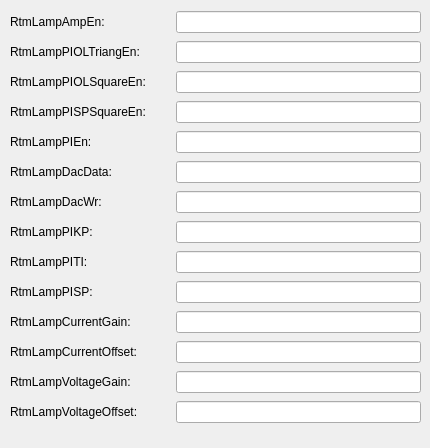
     <widget class="QWidget" name="tab_7">
      <attribute name="title">
       <string>CH4</string>
      </attribute>
      <widget class="QWidget" name="gridLayoutWidget_6">
       <property name="geometry">
        <rect>
         <x>10</x>
         <y>9</y>
         <width>411</width>
         <height>430</height>
        </rect>
       </property>
       <layout class="QGridLayout" name="gridLayout_6">
        <item row="27" column="0">
         <widget class="QLabel" name="label_238">
          <property name="text">
           <string>RtmLampVoltageOffset:</string>
          </property>
         </widget>
        </item>
        <item row="19" column="2">
         <widget class="PyDMLineEdit" name="PyDMLineEdit_49">
          <property name="toolTip">
           <string/>
          </property>
          <property name="channel" stdset="0">
           <string>XX-99SL01:DI-FOFBCtrl:RtmLampDacDataCH4-SP</string>
          </property>
         </widget>
        </item>
        <item row="18" column="1">
         <widget class="PyDMLabel" name="PyDMLabel_59">
          <property name="toolTip">
           <string/>
          </property>
          <property name="channel" stdset="0">
           <string>XX-99SL01:DI-FOFBCtrl:RtmLampPIEnCH4-RB</string>
          </property>
         </widget>
        </item>
        <item row="18" column="2">
         <widget class="PyDMLineEdit" name="PyDMLineEdit_50">
          <property name="toolTip">
           <string/>
          </property>
          <property name="channel" stdset="0">
           <string>XX-99SL01:DI-FOFBCtrl:RtmLampPIEnCH4-SP</string>
          </property>
         </widget>
        </item>
        <item row="21" column="1">
         <widget class="PyDMLabel" name="PyDMLabel_66">
          <property name="toolTip">
           <string/>
          </property>
          <property name="channel" stdset="0">
           <string>XX-99SL01:DI-FOFBCtrl:RtmLampPIKPCH4-RB</string>
          </property>
         </widget>
        </item>
        <item row="22" column="0">
         <widget class="QLabel" name="label_64">
          <property name="text">
           <string>RtmLampPITI:</string>
          </property>
         </widget>
        </item>
        <item row="25" column="0">
         <widget class="QLabel" name="label_239">
          <property name="text">
           <string>RtmLampCurrentOffset:</string>
          </property>
         </widget>
        </item>
        <item row="23" column="2">
         <widget class="PyDMLineEdit" name="PyDMLineEdit_51">
          <property name="toolTip">
           <string/>
          </property>
          <property name="channel" stdset="0">
           <string>XX-99SL01:DI-FOFBCtrl:RtmLampPISPCH4-SP</string>
          </property>
         </widget>
        </item>
        <item row="20" column="0">
         <widget class="QLabel" name="label_63">
          <property name="text">
           <string>RtmLampDacWr:</string>
          </property>
         </widget>
        </item>
        <item row="17" column="2">
         <widget class="PyDMLineEdit" name="PyDMLineEdit_53">
          <property name="toolTip">
           <string/>
          </property>
          <property name="channel" stdset="0">
           <string>XX-99SL01:DI-FOFBCtrl:RtmLampPISPSquareEnCH4-SP</string>
          </property>
         </widget>
        </item>
        <item row="21" column="0">
         <widget class="QLabel" name="label_57">
          <property name="text">
           <string>RtmLampPIKP:</string>
          </property>
         </widget>
        </item>
        <item row="21" column="2">
         <widget class="PyDMLineEdit" name="PyDMLineEdit_58">
          <property name="toolTip">
           <string/>
          </property>
          <property name="channel" stdset="0">
           <string>XX-99SL01:DI-FOFBCtrl:RtmLampPIKPCH4-SP</string>
          </property>
         </widget>
        </item>
        <item row="24" column="0">
         <widget class="QLabel" name="label_237">
          <property name="text">
           <string>RtmLampCurrentGain:</string>
          </property>
         </widget>
        </item>
        <item row="19" column="0">
         <widget class="QLabel" name="label_58">
          <property name="text">
           <string>RtmLampDacData:</string>
          </property>
         </widget>
        </item>
        <item row="22" column="1">
         <widget class="PyDMLabel" name="PyDMLabel_62">
          <property name="toolTip">
           <string/>
          </property>
          <property name="channel" stdset="0">
           <string>XX-99SL01:DI-FOFBCtrl:RtmLampPITICH4-RB</string>
          </property>
         </widget>
        </item>
        <item row="23" column="1">
         <widget class="PyDMLabel" name="PyDMLabel_57">
          <property name="toolTip">
           <string/>
          </property>
          <property name="channel" stdset="0">
           <string>XX-99SL01:DI-FOFBCtrl:RtmLampPISPCH4-RB</string>
          </property>
         </widget>
        </item>
        <item row="20" column="2">
         <widget class="PyDMLineEdit" name="PyDMLineEdit_56">
          <property name="toolTip">
           <string/>
          </property>
          <property name="channel" stdset="0">
           <string>XX-99SL01:DI-FOFBCtrl:RtmLampDacWrCH4-SP</string>
          </property>
         </widget>
        </item>
        <item row="20" column="1">
         <widget class="PyDMLabel" name="PyDMLabel_58">
          <property name="toolTip">
           <string/>
          </property>
          <property name="channel" stdset="0">
           <string>XX-99SL01:DI-FOFBCtrl:RtmLampDacWrCH4-RB</string>
          </property>
         </widget>
        </item>
        <item row="17" column="1">
         <widget class="PyDMLabel" name="PyDMLabel_63">
          <property name="toolTip">
           <string/>
          </property>
          <property name="channel" stdset="0">
           <string>XX-99SL01:DI-FOFBCtrl:RtmLampPISPSquareEnCH4-RB</string>
          </property>
         </widget>
        </item>
        <item row="15" column="2">
         <widget class="PyDMLineEdit" name="PyDMLineEdit_55">
          <property name="toolTip">
           <string/>
          </property>
          <property name="channel" stdset="0">
           <string>XX-99SL01:DI-FOFBCtrl:RtmLampPIOLTriangEnCH4-SP</string>
          </property>
         </widget>
        </item>
        <item row="16" column="2">
         <widget class="PyDMLineEdit" name="PyDMLineEdit_54">
          <property name="toolTip">
           <string/>
          </property>
          <property name="channel" stdset="0">
           <string>XX-99SL01:DI-FOFBCtrl:RtmLampPIOLSquareEnCH4-SP</string>
          </property>
         </widget>
        </item>
        <item row="22" column="2">
         <widget class="PyDMLineEdit" name="PyDMLineEdit_52">
          <property name="toolTip">
           <string/>
          </property>
          <property name="channel" stdset="0">
           <string>XX-99SL01:DI-FOFBCtrl:RtmLampPITICH4-SP</string>
          </property>
         </widget>
        </item>
        <item row="14" column="0">
         <widget class="QLabel" name="label_62">
          <property name="text">
           <string>RtmLampAmpEn:</string>
          </property>
         </widget>
        </item>
        <item row="17" column="0">
         <widget class="QLabel" name="label_59">
          <property name="text">
           <string>RtmLampPISPSquareEn:</string>
          </property>
         </widget>
        </item>
        <item row="14" column="2">
         <widget class="PyDMLineEdit" name="PyDMLineEdit_57">
          <property name="toolTip">
           <string/>
          </property>
          <property name="channel" stdset="0">
           <string>XX-99SL01:DI-FOFBCtrl:RtmLampAmpEnCH4-SP</string>
          </property>
         </widget>
        </item>
        <item row="23" column="0">
         <widget class="QLabel" name="label_66">
          <property name="text">
           <string>RtmLampPISP:</string>
          </property>
         </widget>
        </item>
        <item row="14" column="1">
         <widget class="PyDMLabel" name="PyDMLabel_65">
          <property name="toolTip">
           <string/>
          </property>
          <property name="channel" stdset="0">
           <string>XX-99SL01:DI-FOFBCtrl:RtmLampAmpEnCH4-RB</string>
          </property>
         </widget>
        </item>
        <item row="18" column="0">
         <widget class="QLabel" name="label_60">
          <property name="text">
           <string>RtmLampPIEn:</string>
          </property>
         </widget>
        </item>
        <item row="16" column="0">
         <widget class="QLabel" name="label_65">
          <property name="text">
           <string>RtmLampPIOLSquareEn:</string>
          </property>
         </widget>
        </item>
        <item row="15" column="0">
         <widget class="QLabel" name="label_61">
          <property name="text">
           <string>RtmLampPIOLTriangEn:     </string>
          </property>
         </widget>
        </item>
        <item row="15" column="1">
         <widget class="PyDMLabel" name="PyDMLabel_64">
          <property name="toolTip">
           <string/>
          </property>
          <property name="channel" stdset="0">
           <string>XX-99SL01:DI-FOFBCtrl:RtmLampPIOLTriangEnCH4-RB</string>
          </property>
         </widget>
        </item>
        <item row="19" column="1">
         <widget class="PyDMLabel" name="PyDMLabel_60">
          <property name="toolTip">
           <string/>
          </property>
          <property name="channel" stdset="0">
           <string>XX-99SL01:DI-FOFBCtrl:RtmLampDacDataCH4-RB</string>
          </property>
         </widget>
        </item>
        <item row="16" column="1">
         <widget class="PyDMLabel" name="PyDMLabel_61">
          <property name="toolTip">
           <string/>
          </property>
          <property name="channel" stdset="0">
           <string>XX-99SL01:DI-FOFBCtrl:RtmLampPIOLSquareEnCH4-RB</string>
          </property>
         </widget>
        </item>
        <item row="26" column="0">
         <widget class="QLabel" name="label_240">
          <property name="text">
           <string>RtmLampVoltageGain:</string>
          </property>
         </widget>
        </item>
        <item row="24" column="2">
         <widget class="PyDMLineEdit" name="PyDMLineEdit_100">
          <property name="toolTip">
           <string/>
          </property>
          <property name="channel" stdset="0">
           <string>XX-99SL01:DI-FOFBCtrl:RtmLampWvfGainCH4-SP</string>
          </property>
         </widget>
        </item>
        <item row="25" column="2">
         <widget class="PyDMLineEdit" name="PyDMLineEdit_101">
          <property name="toolTip">
           <string/>
          </property>
          <property name="channel" stdset="0">
           <string>XX-99SL01:DI-FOFBCtrl:RtmLampWvfOffsetCH4-SP</string>
          </property>
         </widget>
        </item>
        <item row="26" column="2">
         <widget class="PyDMLineEdit" name="PyDMLineEdit_102">
          <property name="toolTip">
           <string/>
          </property>
          <property name="channel" stdset="0">
           <string>XX-99SL01:DI-FOFBCtrl:RtmLampWvfGainCH12-SP</string>
          </property>
         </widget>
        </item>
        <item row="27" column="2">
         <widget class="PyDMLineEdit" name="PyDMLineEdit_103">
          <property name="toolTip">
           <string/>
          </property>
          <property name="channel" stdset="0">
           <string>XX-99SL01:DI-FOFBCtrl:RtmLampWvfOffsetCH12-SP</string>
          </property>
         </widget>
        </item>
        <item row="24" column="1">
         <widget class="PyDMLabel" name="PyDMLabel_173">
          <property name="toolTip">
           <string/>
          </property>
          <property name="channel" stdset="0">
           <string>XX-99SL01:DI-FOFBCtrl:RtmLampWvfGainCH4-SP</string>
          </property>
         </widget>
        </item>
        <item row="25" column="1">
         <widget class="PyDMLabel" name="PyDMLabel_174">
          <property name="toolTip">
           <string/>
          </property>
          <property name="channel" stdset="0">
           <string>XX-99SL01:DI-FOFBCtrl:RtmLampWvfOffsetCH4-SP</string>
          </property>
         </widget>
        </item>
        <item row="26" column="1">
         <widget class="PyDMLabel" name="PyDMLabel_175">
          <property name="toolTip">
           <string/>
          </property>
          <property name="channel" stdset="0">
           <string>XX-99SL01:DI-FOFBCtrl:RtmLampWvfGainCH12-SP</string>
          </property>
         </widget>
        </item>
        <item row="27" column="1">
         <widget class="PyDMLabel" name="PyDMLabel_176">
          <property name="toolTip">
           <string/>
          </property>
          <property name="channel" stdset="0">
           <string>XX-99SL01:DI-FOFBCtrl:RtmLampWvfOffsetCH12-SP</string>
          </property>
         </widget>
        </item>
       </layout>
      </widget>
     </widget>
